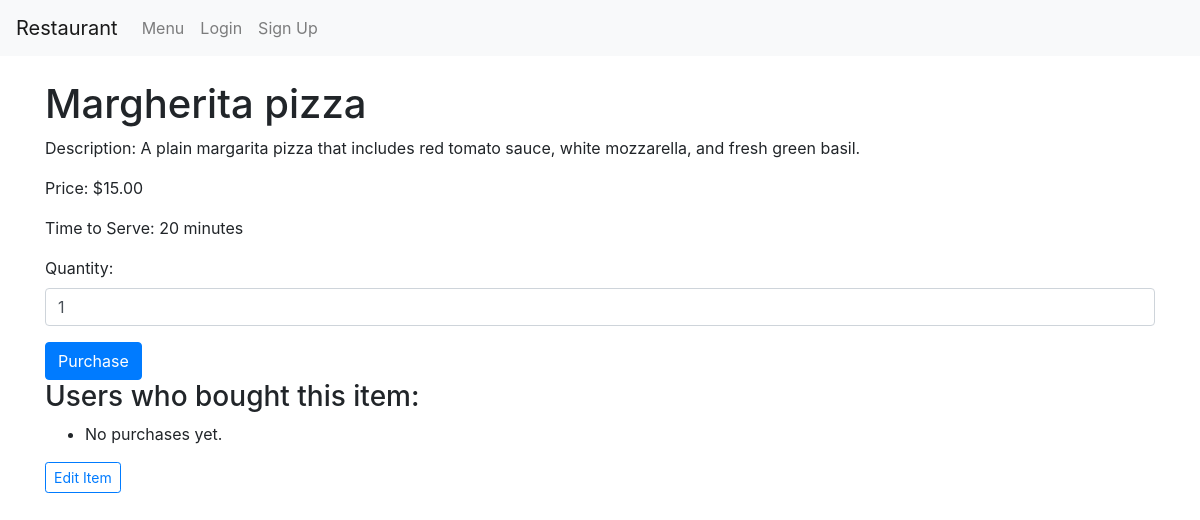
The app's page /items/2/ (signed in) with its own data.
### restaurant/models.py (models this page shows)
class MenuItem(models.Model):
    name = models.CharField(max_length=100)
    description = models.TextField()
    price = models.DecimalField(max_digits=6, decimal_places=2)
    time_to_serve = models.IntegerField(help_text="Time to make and serve in minutes")

### restaurant/views.py (the view, shortened to what this page needs)
# urls.py: path('items/<int:pk>/', views.item_detail, name='item_detail'),
@login_required
def item_detail(request, pk):
    item = get_object_or_404(MenuItem, pk=pk)
    purchases = Purchase.objects.filter(item=item).select_related('user')
    return render(request, 'restaurant/item_detail.html', {
        'item': item,
        'purchases': purchases,
    })

### restaurant/templates/restaurant/item_detail.html (shortened to what this page needs)
{% extends "restaurant/layout.html" %}
{% load static %}
{% block body %}
<h1>{{ item.name }}</h1>
<p>Description: {{ item.description }}</p>
<p>Price: ${{ item.price }}</p>
<p>Time to Serve: {{ item.time_to_serve }} minutes</p>
<form method="post" action="{% url 'restaurant:item_detail' item.pk %}">
    <div class="form-group">
        <label for="quantity">Quantity:</label>
        <input type="number" id="quantity" name="quantity" value="1" min="1" class="form-control">
    </div>
    <button type="submit" class="btn btn-primary">Purchase</button>
</form>
<h3>Users who bought this item:</h3>
<ul>
    {% for purchase in purchases %}
        <li>{{ purchase.user.username }} - {{ purchase.quantity }} times</li>
    {% empty %}
        <li>No purchases yet.</li>
    {% endfor %}
</ul>
<a href="{% url 'restaurant:edit_menu_item' item.pk %}" class="btn btn-sm btn-outline-primary">Edit Item</a>
{% endblock %}

### records on screen
MenuItem: name "Margherita pizza", description "A plain margarita pizza that includes red tomato sauce, white mozzarella, and fresh green basil.", price "15.00", time_to_serve "20"
